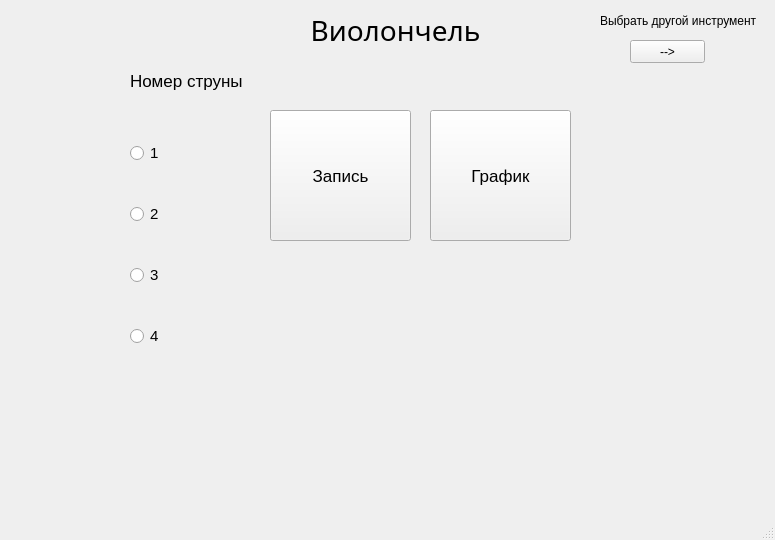
<?xml version="1.0" encoding="UTF-8"?>
<ui version="4.0">
 <class>MainWindow</class>
 <widget class="QMainWindow" name="MainWindow">
  <property name="geometry">
   <rect>
    <x>0</x>
    <y>0</y>
    <width>775</width>
    <height>540</height>
   </rect>
  </property>
  <property name="windowTitle">
   <string>MainWindow</string>
  </property>
  <widget class="QWidget" name="centralwidget">
   <widget class="QWidget" name="verticalLayoutWidget">
    <property name="geometry">
     <rect>
      <x>130</x>
      <y>110</y>
      <width>111</width>
      <height>271</height>
     </rect>
    </property>
    <layout class="QVBoxLayout" name="verticalLayout">
     <item>
      <widget class="QRadioButton" name="radioButton_2">
       <property name="font">
        <font>
         <pointsize>11</pointsize>
        </font>
       </property>
       <property name="text">
        <string>1</string>
       </property>
      </widget>
     </item>
     <item>
      <widget class="QRadioButton" name="radioButton">
       <property name="font">
        <font>
         <pointsize>11</pointsize>
        </font>
       </property>
       <property name="text">
        <string>2</string>
       </property>
      </widget>
     </item>
     <item>
      <widget class="QRadioButton" name="radioButton_3">
       <property name="font">
        <font>
         <pointsize>11</pointsize>
        </font>
       </property>
       <property name="text">
        <string>3</string>
       </property>
      </widget>
     </item>
     <item>
      <widget class="QRadioButton" name="radioButton_4">
       <property name="font">
        <font>
         <pointsize>11</pointsize>
        </font>
       </property>
       <property name="text">
        <string>4</string>
       </property>
      </widget>
     </item>
    </layout>
   </widget>
   <widget class="QLabel" name="label">
    <property name="geometry">
     <rect>
      <x>130</x>
      <y>60</y>
      <width>141</width>
      <height>41</height>
     </rect>
    </property>
    <property name="font">
     <font>
      <pointsize>13</pointsize>
     </font>
    </property>
    <property name="frameShape">
     <enum>QFrame::NoFrame</enum>
    </property>
    <property name="text">
     <string>Номер струны</string>
    </property>
   </widget>
   <widget class="QLabel" name="label_2">
    <property name="geometry">
     <rect>
      <x>280</x>
      <y>290</y>
      <width>291</width>
      <height>81</height>
     </rect>
    </property>
    <property name="font">
     <font>
      <pointsize>13</pointsize>
     </font>
    </property>
    <property name="text">
     <string/>
    </property>
    <property name="textFormat">
     <enum>Qt::AutoText</enum>
    </property>
    <property name="alignment">
     <set>Qt::AlignCenter</set>
    </property>
    <property name="margin">
     <number>0</number>
    </property>
   </widget>
   <widget class="QPushButton" name="Recording">
    <property name="geometry">
     <rect>
      <x>270</x>
      <y>110</y>
      <width>141</width>
      <height>131</height>
     </rect>
    </property>
    <property name="font">
     <font>
      <family>MS Shell Dlg 2</family>
      <pointsize>13</pointsize>
     </font>
    </property>
    <property name="text">
     <string>Запись</string>
    </property>
   </widget>
   <widget class="QPushButton" name="Exit">
    <property name="geometry">
     <rect>
      <x>630</x>
      <y>40</y>
      <width>75</width>
      <height>23</height>
     </rect>
    </property>
    <property name="text">
     <string>--&gt;</string>
    </property>
   </widget>
   <widget class="QLabel" name="label_3">
    <property name="geometry">
     <rect>
      <x>600</x>
      <y>10</y>
      <width>161</width>
      <height>21</height>
     </rect>
    </property>
    <property name="font">
     <font>
      <pointsize>9</pointsize>
     </font>
    </property>
    <property name="text">
     <string>Выбрать другой инструмент</string>
    </property>
   </widget>
   <widget class="QPushButton" name="Graf">
    <property name="geometry">
     <rect>
      <x>430</x>
      <y>110</y>
      <width>141</width>
      <height>131</height>
     </rect>
    </property>
    <property name="font">
     <font>
      <family>MS Shell Dlg 2</family>
      <pointsize>13</pointsize>
     </font>
    </property>
    <property name="text">
     <string>График</string>
    </property>
   </widget>
   <widget class="QLabel" name="label_4">
    <property name="geometry">
     <rect>
      <x>250</x>
      <y>10</y>
      <width>291</width>
      <height>41</height>
     </rect>
    </property>
    <property name="font">
     <font>
      <family>Arial Unicode MS</family>
      <pointsize>21</pointsize>
     </font>
    </property>
    <property name="text">
     <string>Виолончель</string>
    </property>
    <property name="alignment">
     <set>Qt::AlignCenter</set>
    </property>
    <property name="margin">
     <number>0</number>
    </property>
   </widget>
  </widget>
  <widget class="QMenuBar" name="menubar">
   <property name="geometry">
    <rect>
     <x>0</x>
     <y>0</y>
     <width>775</width>
     <height>21</height>
    </rect>
   </property>
  </widget>
  <widget class="QStatusBar" name="statusbar"/>
 </widget>
 <resources/>
 <connections/>
</ui>
